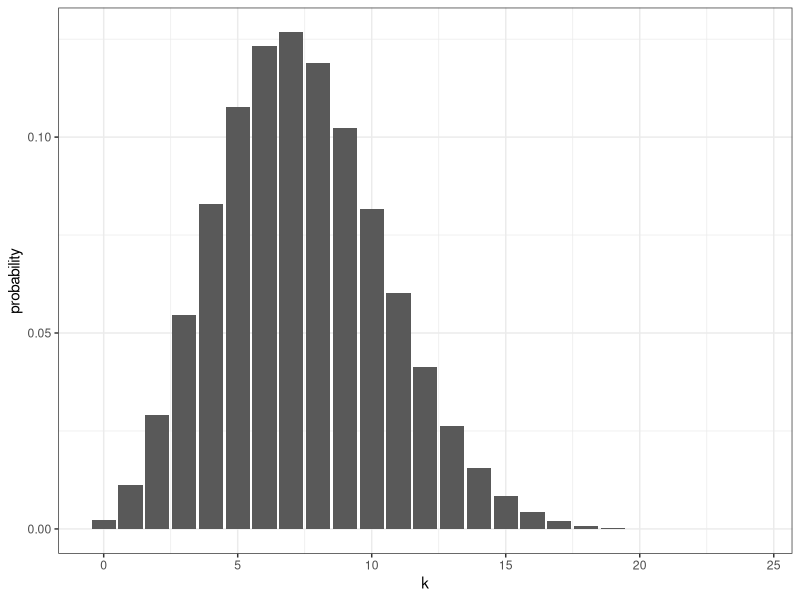

Write R code to recreate this figure.
## ---- chunk 1
knitr::opts_chunk$set(echo=TRUE, warning=FALSE, message=FALSE, dev.args = list(bg = 'transparent'), fig.align='center')
require('tidyverse')
require('forcats')
theme_set(theme_bw() + theme(plot.background=element_blank()) )
## ---- chunk 2
alpha = 8
beta = 18
n = 24
tibble(k = 0:24,  # NB: `tibble` allows `k`to be used in next line; `data.frame` wouldn't
       probability = choose(n,k) * beta(k + alpha, n - k + beta) / beta(alpha, beta)) %>% 
  ggplot(aes(x = k, y = probability)) + geom_bar(stat = "identity")
## ---- chunk 3
theta = rbeta(1, shape1 = 1, shape2 = 1)
## ---- chunk 4
n = rpois(1,10)
## ---- chunk 5
k = rbinom(1, n, theta)
## ---- chunk 6
binom.test(k,n,theta)$conf.int
